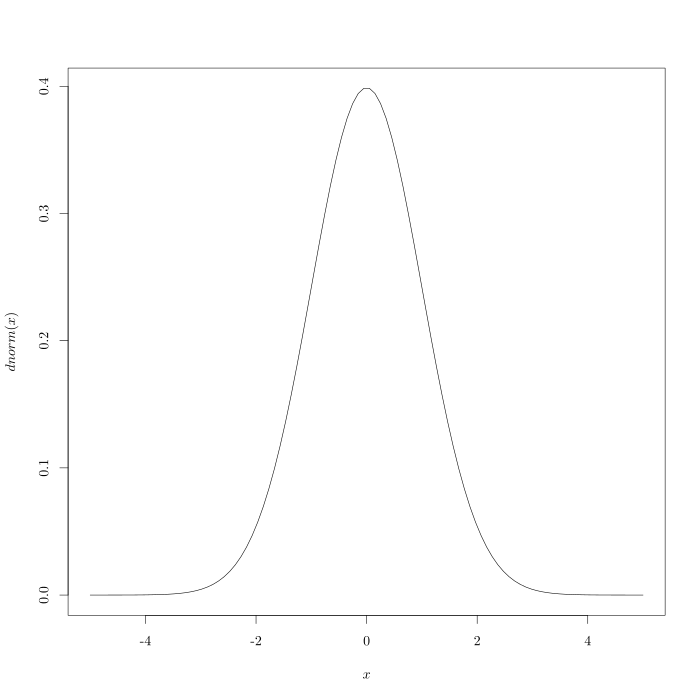

Source code (R):
problem1 <- function(filename=NULL, fcnname=NULL, nrange=NULL, nsample=NULL, compile=NULL)
{
  outfilename = paste(filename, '.tex', sep = "")
  tikz(outfilename, standAlone = TRUE)
  
  xbeg = nrange[1]
  xend = nrange[2]
  
  xval = seq(xbeg, xend, length = nsample)
  
  yval = fcnname(xval)
  
  ylabel = paste("$", deparse(substitute(fcnname)), "(x)$", sep = "")
  plot(xval, yval, type = 'l', ylab = ylabel, xlab = '$x$')
  
  dev.off()
  
  if (compile) {
    tools::texi2dvi(outfilename, pdf=T)
  }
  
}
